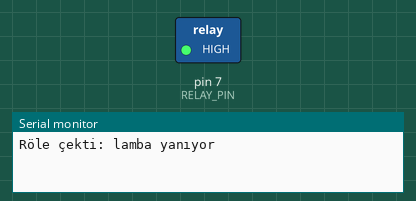
The sketch below on a simulated Arduino Uno, built with avr-gcc and run on an emulated ATmega328P. On the bench: switched loads named in the sketch (green lamp = pin HIGH), the last lines printed to the serial monitor.

Above: at 1.0 s.
At 3.0 s:
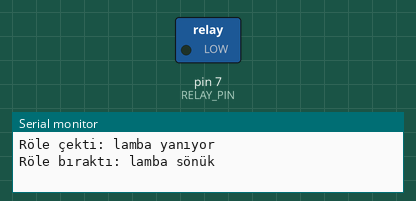
Timing chart, 0 to 5.2 s (numbered marks = the images above):
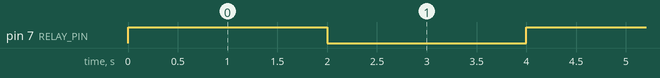

The sketch:

role.ino
```cpp
// Röleyle lamba: Arduino'nun pini 12 V'luk röle sargısını doğrudan süremez (sargı 44 mA ister,
// pin en çok 40 mA verir ve 5 V'tur). D7, 1 kΩ üzerinden bir NPN transistörü açar; transistör
// sargıyı 12 V'a bağlar. Ters paralel diyot, sargı kesilince oluşan gerilim sıçramasını yutar.
const int RELAY_PIN = 7;

void setup() {
  Serial.begin(9600);
  pinMode(RELAY_PIN, OUTPUT);
}

void loop() {
  digitalWrite(RELAY_PIN, HIGH);
  Serial.println("Röle çekti: lamba yanıyor");
  delay(2000);
  digitalWrite(RELAY_PIN, LOW);
  Serial.println("Röle bıraktı: lamba sönük");
  delay(2000);
}
```

Measured:
- by itself, pin 7 (RELAY_PIN): alternates HIGH for 2.0 s and LOW for 2.0 s
